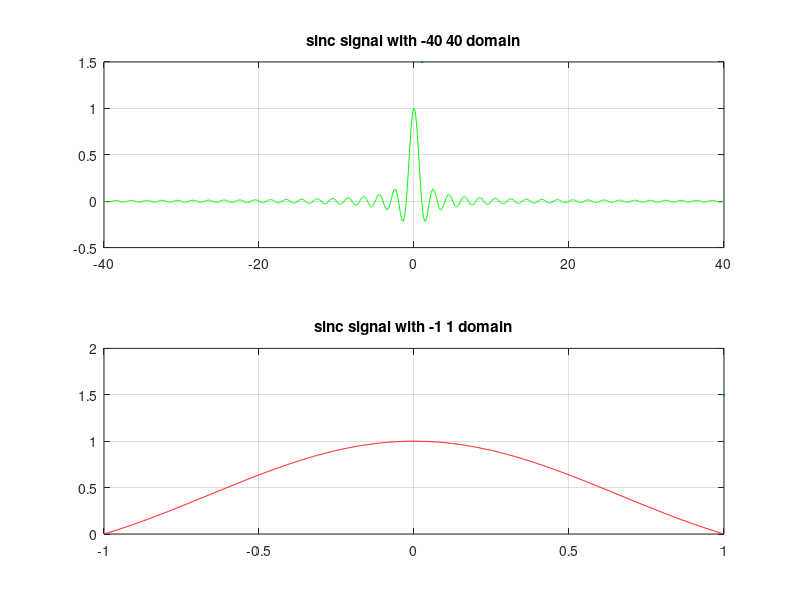

Reproduce this figure in MATLAB.
clear;
clc;
close all;

%create the sinc wave with -40 to 40 domain
x_1 = linspace(-40,40,1000);
sinc_signal_1 = sinc(x_1);

%calculate the Energy of the signal
E1 = trapz(x_1, abs(sinc_signal_1).^2);

%create the sinc wave with -1 to 1 domain
x_2 = linspace(-1,1,1000);
sinc_signal_2 = sinc(x_2);
%plot the signals
figure;
subplot(2,1,1)
    plot(x_1,sinc_signal_1,'g',LineWidth=1.5);
        title('sinc signal with -40 40 domain')
        grid on
subplot(2,1,2)
    plot(x_2,sinc_signal_2,'r',LineWidth=1.5);
        title('sinc signal with -1 1 domain')
        grid on

%calculate the Energy of the signal
E2 = trapz(x_2, abs(sinc_signal_2).^2);

% Display the energies
disp(['Energy of sinc signal within domain -1 to 1: ', num2str(E1)]);
disp(['Energy of sinc signal within domain -40 to 40: ', num2str(E2)]);

% Compare the energies
if E1 > E2
    disp('Energy of sinc signal in domain -1 to 1 is greater.');
elseif E1 < E2
    disp('Energy of sinc signal in domain -40 to 40 is greater.');
else
    disp('Energies of sinc signals in both domains are equal.');
end